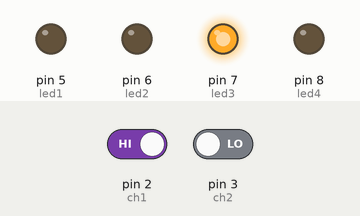
The sketch below on a simulated Arduino Uno, built with avr-gcc and run on an emulated ATmega328P. On the bench: output pins drawn as LEDs (lit = HIGH). The inputs (shaded band) are chosen by the test bench; at power-on: pin 2 (ch1) HIGH, pin 3 (ch2) LOW. What the sketch prints to the serial monitor is not drawn.

Above: at 2.8 s.
2.9 s: pin 2 (ch1) driven LOW
At 4.2 s:
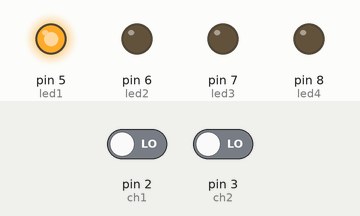
4.5 s: pin 3 (ch2) driven HIGH
At 5.9 s:
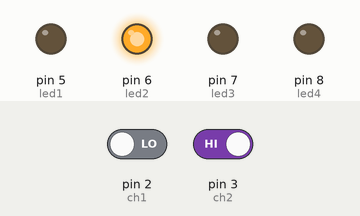
6.5 s: pin 2 (ch1) driven HIGH
At 7.4 s:
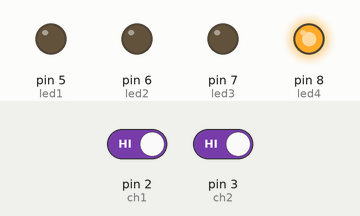
8.5 s: pin 3 (ch2) driven LOW
At 10.1 s:
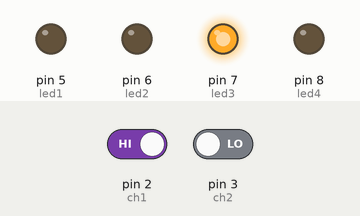
Timing chart, 0 to 11.5 s (numbered marks = the images above; inputs shaded):
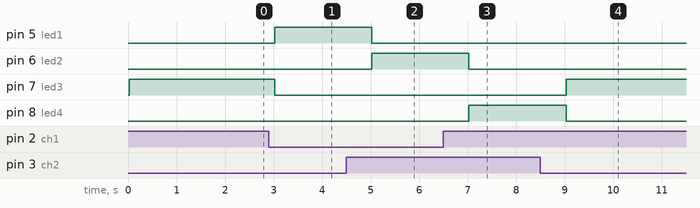

Measured:
- after the input at 2.9 s, pin 5 (led1): LOW → HIGH after 0.13 s; pin 7 (led3): HIGH → LOW after 0.13 s
- after the input at 4.5 s, pin 5 (led1): HIGH → LOW after 0.53 s; pin 6 (led2): LOW → HIGH after 0.53 s
- after the input at 6.5 s, pin 6 (led2): HIGH → LOW after 0.53 s; pin 8 (led4): LOW → HIGH after 0.53 s
- after the input at 8.5 s, pin 7 (led3): LOW → HIGH after 0.53 s; pin 8 (led4): HIGH → LOW after 0.53 s

The sketch:

pratica3_IV.ino
```cpp
#define ch1 2 // chaves para controlar leds
#define ch2 3
#define led1 5 // leds a serem controlados
#define led2 6
#define led3 7
#define led4 8

int val1=0, val2=0; //variaveis a serem testadas

void setup() {
  // put your setup code here, to run once:
  pinMode(ch1,INPUT);
  pinMode(ch2,INPUT);
  pinMode(led1,OUTPUT);
  pinMode(led2,OUTPUT);
  pinMode(led3,OUTPUT);
  pinMode(led4,OUTPUT);
  Serial.begin(9600);
  Serial.println("Selecione as chaves:");
  Serial.println("ch1=0,ch2=0-led1,ch1=0,ch2=1-led2,ch1=1,ch2=0-led3,ch1=1,ch2=1-led4");

}

void loop() {
  // put your main code here, to run repeatedly:
  val1 = digitalRead(ch1); // le entradas
  val2 = digitalRead(ch2);

  if (!val1 && !val2){
    digitalWrite(led1,HIGH); // acende led1
    digitalWrite(led2,LOW);
    digitalWrite(led3,LOW);
    digitalWrite(led4,LOW);
  }
  else if (!val1 && val2){
    digitalWrite(led1,LOW);
    digitalWrite(led2,HIGH); // acende led2
    digitalWrite(led3,LOW);
    digitalWrite(led4,LOW);
  }
  else if (val1 && !val2){
    digitalWrite(led1,LOW);
    digitalWrite(led2,LOW);
    digitalWrite(led3,HIGH); // acende led3
    digitalWrite(led4,LOW);
  }
  else {
    digitalWrite(led1,LOW);
    digitalWrite(led2,LOW);
    digitalWrite(led3,LOW);
    digitalWrite(led4,HIGH); // acende led4
  }

  delay(1000); // pausa o loop por 1 seg
}
```
